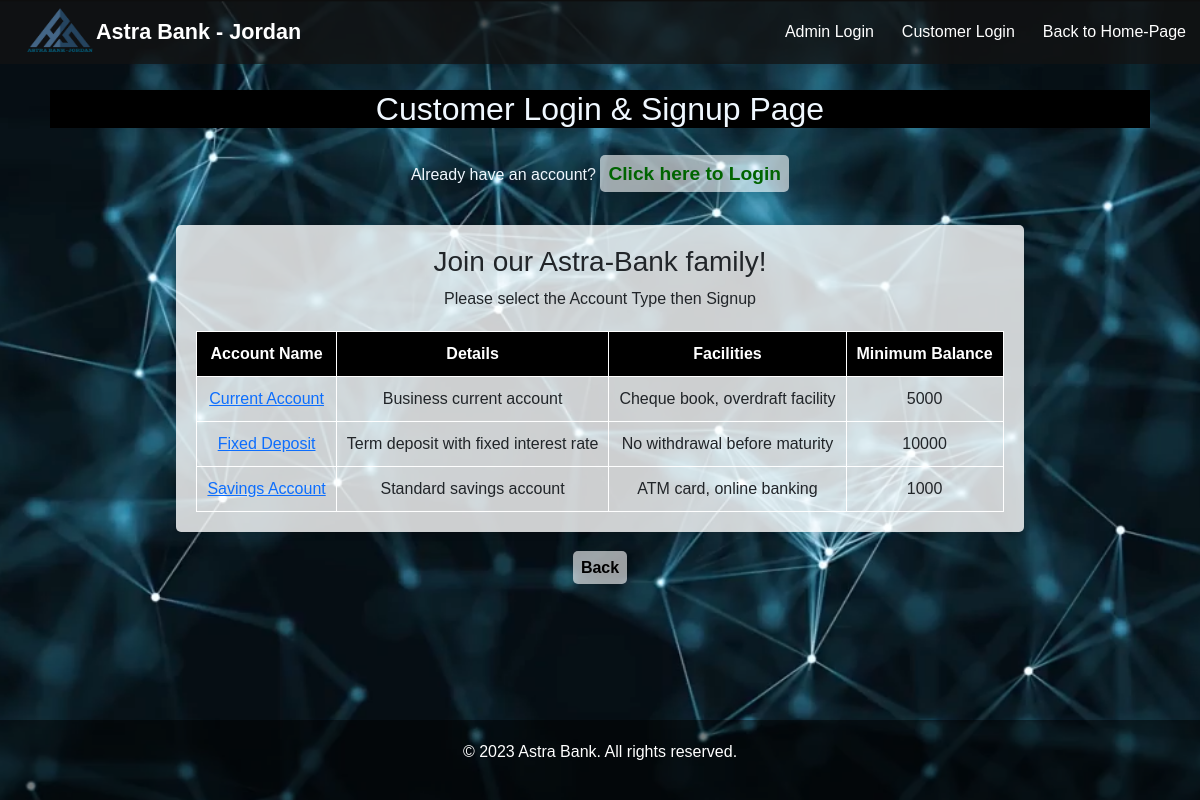
Screenshot of /customeracdetlist.php with the database file from the repository.
### tables this page shows
CREATE TABLE `actypetab` (
  `actypeName` varchar(20) NOT NULL,
  `acdetails` varchar(50) DEFAULT NULL,
  `facility` varchar(250) DEFAULT NULL,
  `minbal` decimal(6,0) DEFAULT NULL
);

### customeracdetlist.php (the view, shortened to what this page needs)
<!DOCTYPE html>
<html lang="en">
<head>
  <link rel="stylesheet" href="styles/styles-Customer-Login-and-Signup-Page.css">
  <link rel="stylesheet" href="AstraBank_Victoria/styles.css">
  <link href="https://cdn.jsdelivr.net/npm/bootstrap@5.2.1/dist/css/bootstrap.min.css" rel="stylesheet" />
</head>
<body style="background-image:url(AstraBank_Victoria/assets/images/bg2.png);">
    <header style="padding-top: 0;background: none;position: absolute;width: 50%;">
    <nav class="navbar navbar-expand-lg navbar-dark fixed-top" style="height: 8vh;">
      <div class="container-fluid">
        <img src="AstraBank_Victoria/assets/images/logo.png" alt="Astra Bank Logo" class="logo" style="position: absolute; left: 0;height: 8vh;width: 15vh;">
        <a class="navbar-brand" href="index.php" style="font-size: 2.7vh;position: absolute; left: 12vh;">Astra Bank - Jordan</a>
        <div class="collapse navbar-collapse" id="navbarSupportedContent">
          <ul class="navbar-nav mx-auto mb-2 mb-lg-0" style="position: absolute; right: 0;">
            <li class="nav-item">
              <a class="nav-link" href="admin_login.php">Admin Login</a>
            </li>
            <li class="nav-item">
              <a class="nav-link" href="customeracdetlist.php">Customer Login</a>
            </li>
            <li class="nav-item">
              <a class="nav-link" href="index.php">Back to Home-Page</a>
            </li>
          </ul>
        </div>
      </div>
    </nav>
  </header>
  <main style="margin-top: 5vh;margin-bottom: -5vh;">
    <h2 style="color: aliceblue;background: #000;">Customer Login & Signup Page</h2><br>
    <div class="signup-container">
      <div class="signup-info" style="color: aliceblue;">
        <p>Already have an account? <a href="customer_login.php" style="background-color: rgba(255, 255, 255, 0.6);padding: 1vh;border-radius: 5px;box-shadow: 0 0 21.5px rgba(0, 0, 0, 0.2);text-decoration: none;color: darkgreen;font-weight: bolder;">Click here to Login</a></p>
      </div>
      <div class="signup-table">
        <h3>Join our Astra-Bank family!</h3>
        <p>Please select the Account Type then Signup</p>
        <table class="account-table">
          <tr>
            <th>Account Name</th>
            <th>Details</th>
            <th>Facilities</th>
            <th>Minimum Balance</th>
          </tr>
          <?php
          include("connfile.php");
          $sqlvar = "select * from actypeTab order by actypename";
          $result = $conn->query($sqlvar);
          while ($row = $result->fetch_row()) {
            echo ("<tr><td><a href=customer_signup.php?actype=" . $row[0] . ">" . $row[0] . "</a></td><td>" . $row[1] . "</td><td>" . $row[2] . "</td><td>" . $row[3] . "</td></tr>");
          }
          ?>
        </table>
      </div>
    </div><br>
    <a href="mainpage.php" style="background-color: rgba(255, 255, 255, 0.6);padding: 1vh;border-radius: 5px;box-shadow: 0 0 21.5px rgba(0, 0, 0, 0.2);text-decoration: none;color: black;font-weight: bolder;">Back</a>
  </main>
  <footer style="height: fit-content;">
    <p>&copy; 2023 Astra Bank. All rights reserved.</p>
  </footer>
</body>
</html>

### styles/styles-Customer-Login-and-Signup-Page.css (style rules this page uses)
body, h1, h2, h3, p, table, th, td { margin: 0; padding: 0; }
body { font-family: Arial, sans-serif; background-repeat: no-repeat; background-size: cover; background-position: center; color: #123a76; display: flex; flex-direction: column; min-height: 100vh; }
a { color: #1e6b25; text-decoration: none; }
header { background-color: #000; padding: 20px; }
.logo { width: 150px; height: auto; }
nav { display: flex; align-items: center; }
main { flex-grow: 1; padding: 50px; text-align: center; }
h2 { font-size: 2.5rem; margin-bottom: 20px; }
.signup-container { display: flex; flex-direction: column; align-items: center; }
.signup-info { margin-bottom: 20px; }
.signup-info a { font-size: 1.2rem; }
.signup-table { background-color: rgba(255, 255, 255, 0.8); padding: 20px; border-radius: 5px; box-shadow: 0 0 10px rgba(0, 0, 0, 0.2); }
.account-table { width: 100%; border-collapse: collapse; margin-top: 20px; }
.account-table th, .account-table td { padding: 10px; border: 1.4px solid #fff; }
.account-table th { background-color: #000; color: #fff; }
footer { background-color: #00000081; color: #fff; padding: 20px; text-align: center; }

### AstraBank_Victoria/styles.css (style rules this page uses)
* { margin: 0; padding: 0; box-sizing: border-box; font-family: "Poppins", sans-serif; }
html { scroll-behavior: smooth; }
header { padding-top: 0; padding-bottom: 0; }
.navbar { background: #131313bd; padding: 15px 125px !important; z-index: 100; }
.navbar .navbar-brand { font-size: 24px; font-weight: 700; }
#navbarSupportedContent > ul > li:nth-child(n) > a { color: #fff; font-size: 16px; padding: 0 14px; }

### rows the page displays
actypetab: actypeName "Current Account", acdetails "Business current account", facility "Cheque book, overdraft facility", minbal "5000"
actypetab: actypeName "Fixed Deposit", acdetails "Term deposit with fixed interest rate", facility "No withdrawal before maturity", minbal "10000"
actypetab: actypeName "Savings Account", acdetails "Standard savings account", facility "ATM card, online banking", minbal "1000"
